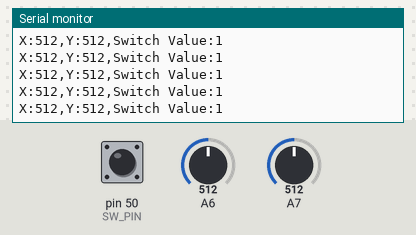
A sketch run on a simulated Arduino Mega 2560, built with avr-gcc and run on an emulated ATmega2560. On the bench: the last lines printed to the serial monitor. Inputs (shaded band) come from the test bench; at power-on: A6 = 512, A7 = 512, pin 50 (SW_PIN) HIGH.

Above: at 1.2 s.
1.3 s: A6 set to 716
At 1.32 s:
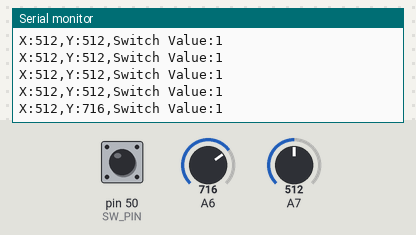
2.8 s: A7 set to 716
At 2.83 s:
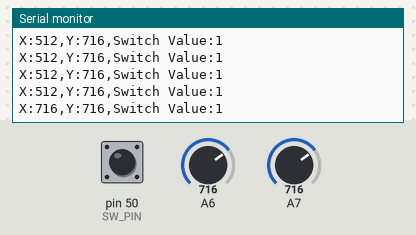
4.3 s: A6 set to 1023
At 4.34 s:
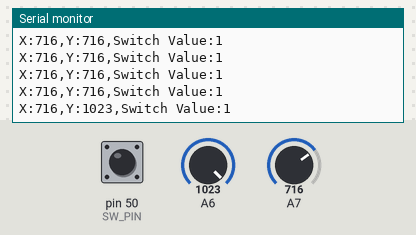
7.3 s: A6 set to 0
At 7.36 s:
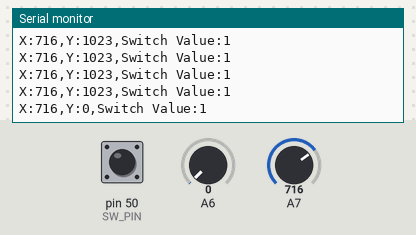
10.3 s: pin 50 (SW_PIN) pulled LOW for 0.15 s
At 10.38 s:
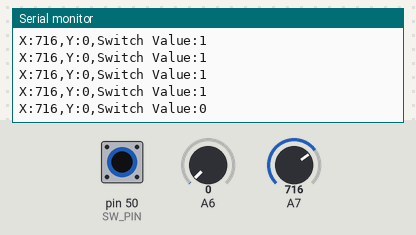
11.9 s: A7 set to 900
At 11.99 s:
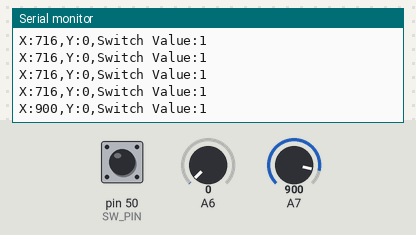
Timing chart, 0 to 14.4 s (numbered marks = the images above; inputs shaded):
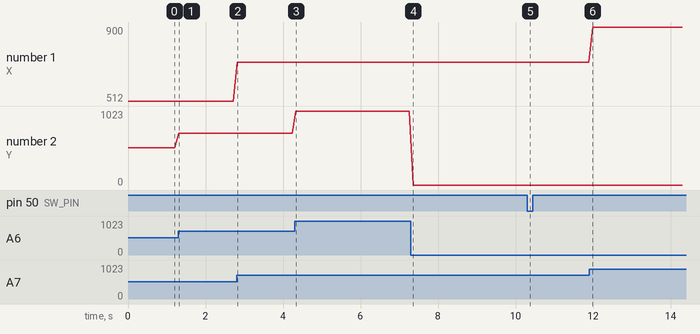

Measured:
- after the input at 1.3 s, the serial monitor: prints a new line at once (image 1)
- after the input at 2.8 s, the serial monitor: prints a new line at once (image 2)
- after the input at 4.3 s, the serial monitor: prints a new line at once (image 3)
- after the input at 7.3 s, the serial monitor: prints a new line after 0.06 s (image 4)
- after the input at 10.3 s, the serial monitor: prints a new line after 0.08 s (image 5)
- after the input at 11.9 s, the serial monitor: prints a new line after 0.09 s (image 6)
- plotted number 1: 716 → 900 after the input at 11.9 s
- plotted number 2: 512 → 716 after the input at 1.3 s, 716 → 1023 after the input at 4.3 s, 1023 → 0 after the input at 7.3 s

The sketch:

simpleJoystick.ino
```cpp
const int SW_PIN = 50;

void setup() {
  Serial.begin(9600);
  digitalWrite(SW_PIN, HIGH);
}

void loop() {
  int xValue = analogRead(A7); // Assuming X-axis is connected to A0
  int yValue = analogRead(A6); // Assuming Y-axis is connected to A1

  Serial.print("X:");
  Serial.print(xValue);
  Serial.print(",Y:");
  Serial.print(yValue);
  Serial.print(",Switch Value:");
  Serial.println(digitalRead(SW_PIN));
  delay(100); // Adjust as needed
}
```
